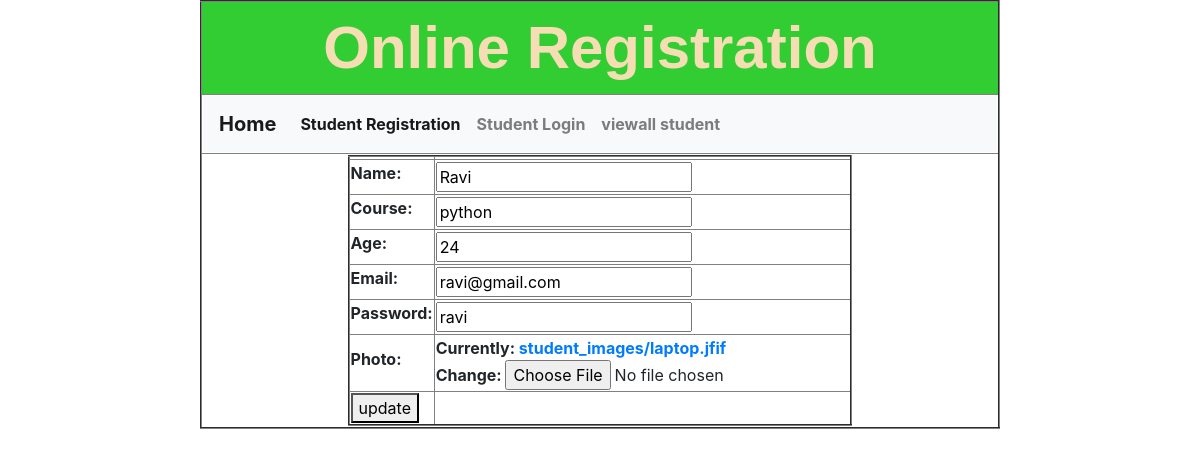
Screenshot of /update/6/ with the database file from the repository.
### app1/models.py (models this page shows)
class StudentModel(models.Model):
    id=models.AutoField(primary_key=True)
    name=models.CharField(max_length=50)
    course=models.CharField(max_length=50)
    age=models.IntegerField()
    email=models.EmailField()
    password=models.CharField(max_length=10)
    photo=models.ImageField(upload_to="student_images/")

### app1/views.py (the view)
# urls.py: path('update/<int:pk>/',views.update.as_view(),name="update"),
class update(UpdateView):
    template_name = "update.html"
    model = StudentModel
    fields = "__all__"
    success_url = '/viewall/'

### templates/update.html (shortened to what this page needs)
{% extends "common.html" %}
{% block vidhya %}
    <form  method="post" enctype="multipart/form-data">
    <table align="center" border="2">
        <tr>
            <th>{{ form }}</th>
        </tr>
    <tr><th><button type="submit">update</button></th></tr>
    </table>
    </form>
{% endblock %}

### rows the page displays
StudentModel: name "Ravi", course "python", age "24", email "ravi@gmail.com", password "ravi"
